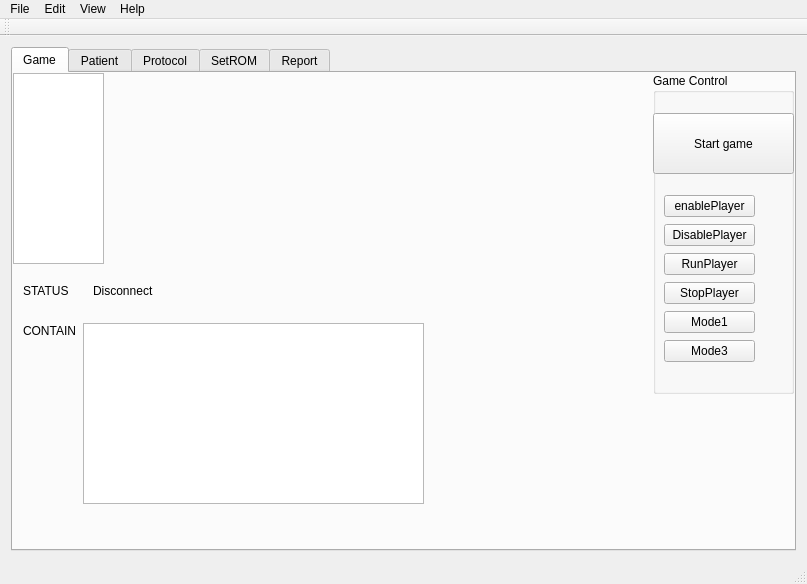
<?xml version="1.0" encoding="UTF-8"?>
<ui version="4.0">
 <class>JrdGui</class>
 <widget class="QMainWindow" name="JrdGui">
  <property name="geometry">
   <rect>
    <x>0</x>
    <y>0</y>
    <width>807</width>
    <height>584</height>
   </rect>
  </property>
  <property name="windowTitle">
   <string>JrdGui</string>
  </property>
  <widget class="QWidget" name="centralWidget">
   <layout class="QHBoxLayout" name="horizontalLayout">
    <item>
     <widget class="QTabWidget" name="tabWidget">
      <property name="layoutDirection">
       <enum>Qt::LeftToRight</enum>
      </property>
      <property name="autoFillBackground">
       <bool>false</bool>
      </property>
      <property name="tabPosition">
       <enum>QTabWidget::North</enum>
      </property>
      <property name="currentIndex">
       <number>0</number>
      </property>
      <property name="documentMode">
       <bool>false</bool>
      </property>
      <widget class="QWidget" name="tabGame">
       <attribute name="title">
        <string>Game</string>
       </attribute>
       <widget class="QGraphicsView" name="graphicsView">
        <property name="geometry">
         <rect>
          <x>0</x>
          <y>0</y>
          <width>91</width>
          <height>191</height>
         </rect>
        </property>
       </widget>
       <widget class="QGroupBox" name="groupGameControl">
        <property name="geometry">
         <rect>
          <x>640</x>
          <y>0</y>
          <width>141</width>
          <height>321</height>
         </rect>
        </property>
        <property name="title">
         <string>Game Control</string>
        </property>
        <widget class="QPushButton" name="buttonStart">
         <property name="geometry">
          <rect>
           <x>0</x>
           <y>40</y>
           <width>141</width>
           <height>61</height>
          </rect>
         </property>
         <property name="text">
          <string>Start game</string>
         </property>
        </widget>
        <widget class="QWidget" name="layoutWidget">
         <property name="geometry">
          <rect>
           <x>0</x>
           <y>110</y>
           <width>113</width>
           <height>194</height>
          </rect>
         </property>
         <layout class="QVBoxLayout" name="verticalLayout">
          <item>
           <widget class="QPushButton" name="buttonEnablePlayer">
            <property name="text">
             <string>enablePlayer</string>
            </property>
           </widget>
          </item>
          <item>
           <widget class="QPushButton" name="buttonDisablePlayer">
            <property name="text">
             <string>DisablePlayer</string>
            </property>
           </widget>
          </item>
          <item>
           <widget class="QPushButton" name="buttonRunPlayer">
            <property name="text">
             <string>RunPlayer</string>
            </property>
           </widget>
          </item>
          <item>
           <widget class="QPushButton" name="buttonStopPlayer">
            <property name="text">
             <string>StopPlayer</string>
            </property>
           </widget>
          </item>
          <item>
           <widget class="QPushButton" name="buttonMode1Player">
            <property name="text">
             <string>Mode1</string>
            </property>
           </widget>
          </item>
          <item>
           <widget class="QPushButton" name="buttonMode3Player">
            <property name="text">
             <string>Mode3</string>
            </property>
           </widget>
          </item>
         </layout>
        </widget>
       </widget>
       <widget class="QLabel" name="label">
        <property name="geometry">
         <rect>
          <x>80</x>
          <y>210</y>
          <width>71</width>
          <height>16</height>
         </rect>
        </property>
        <property name="text">
         <string>Disconnect</string>
        </property>
       </widget>
       <widget class="QLabel" name="lbStatus">
        <property name="geometry">
         <rect>
          <x>10</x>
          <y>210</y>
          <width>101</width>
          <height>16</height>
         </rect>
        </property>
        <property name="text">
         <string>STATUS</string>
        </property>
       </widget>
       <widget class="QLabel" name="label_2">
        <property name="geometry">
         <rect>
          <x>10</x>
          <y>250</y>
          <width>71</width>
          <height>16</height>
         </rect>
        </property>
        <property name="text">
         <string>CONTAIN</string>
        </property>
       </widget>
       <widget class="QPlainTextEdit" name="plainTextEdit">
        <property name="geometry">
         <rect>
          <x>70</x>
          <y>250</y>
          <width>341</width>
          <height>181</height>
         </rect>
        </property>
       </widget>
      </widget>
      <widget class="QWidget" name="tabPatient">
       <attribute name="title">
        <string>Patient</string>
       </attribute>
      </widget>
      <widget class="QWidget" name="tabProtocol">
       <attribute name="title">
        <string>Protocol</string>
       </attribute>
      </widget>
      <widget class="QWidget" name="tabSetROM">
       <attribute name="title">
        <string>SetROM</string>
       </attribute>
      </widget>
      <widget class="QWidget" name="tabReport">
       <attribute name="title">
        <string>Report</string>
       </attribute>
      </widget>
     </widget>
    </item>
   </layout>
  </widget>
  <widget class="QMenuBar" name="menuBar">
   <property name="geometry">
    <rect>
     <x>0</x>
     <y>0</y>
     <width>807</width>
     <height>21</height>
    </rect>
   </property>
   <widget class="QMenu" name="menuFile">
    <property name="title">
     <string>File</string>
    </property>
    <addaction name="actionSetting"/>
   </widget>
   <widget class="QMenu" name="menuView">
    <property name="title">
     <string>Edit</string>
    </property>
   </widget>
   <widget class="QMenu" name="menuView_2">
    <property name="title">
     <string>View</string>
    </property>
   </widget>
   <widget class="QMenu" name="menuHelp">
    <property name="title">
     <string>Help</string>
    </property>
    <addaction name="actionAbout"/>
   </widget>
   <addaction name="menuFile"/>
   <addaction name="menuView"/>
   <addaction name="menuView_2"/>
   <addaction name="menuHelp"/>
  </widget>
  <widget class="QToolBar" name="mainToolBar">
   <property name="sizePolicy">
    <sizepolicy hsizetype="Ignored" vsizetype="Fixed">
     <horstretch>0</horstretch>
     <verstretch>0</verstretch>
    </sizepolicy>
   </property>
   <attribute name="toolBarArea">
    <enum>TopToolBarArea</enum>
   </attribute>
   <attribute name="toolBarBreak">
    <bool>false</bool>
   </attribute>
  </widget>
  <widget class="QStatusBar" name="statusBar"/>
  <action name="actionAbout">
   <property name="text">
    <string>About</string>
   </property>
  </action>
  <action name="actionSetting">
   <property name="text">
    <string>Setting</string>
   </property>
  </action>
 </widget>
 <layoutdefault spacing="6" margin="11"/>
 <resources/>
 <connections/>
</ui>
